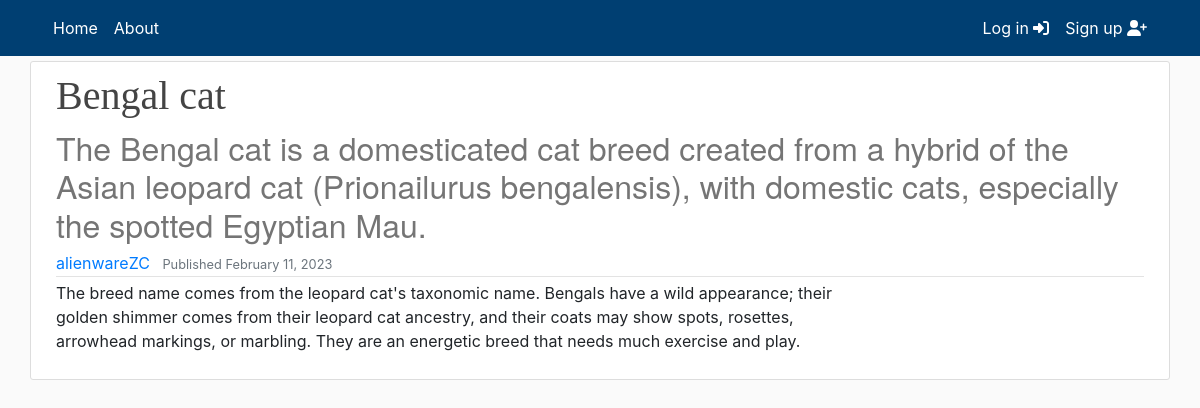
The app's page /cats/bengal-cat with its own data.
### main/models.py (models this page shows, shortened)
class Article(models.Model):
    def image_upload_to(self, instance=None):
        if instance:
            return os.path.join('ArticleSeries', slugify(self.series.slug),
                                slugify(self.article_slug), instance)
        return None
    title = models.CharField(max_length=200)
    subtitle = models.CharField(max_length=200, default="", blank=True)
    article_slug = models.SlugField("Article slug",
                                    null=False,
                                    blank=False,
                                    unique=True)
    content = HTMLField(blank=True, default="")
    notes = HTMLField(blank=True, default="")
    published = models.DateTimeField("Date published", default=timezone.now)
    modified = models.DateTimeField("Date modified", default=timezone.now)
    series = models.ForeignKey(ArticleSeries,
                               default="",
                               verbose_name="Series",
                               on_delete=models.SET_DEFAULT)
    author = models.ForeignKey(get_user_model(),
                               default=1,
                               on_delete=models.SET_DEFAULT)
    image = models.ImageField(default='default/no_image.jpg',
                              upload_to=image_upload_to,
                              max_length=255)
    @property
    def slug(self):
        return self.series.slug + "/" + self.article_slug
    class Meta:
        verbose_name_plural = "Article"
        ordering = ['title', '-published']

### users/models.py (models this page shows)
class CustomUser(AbstractUser):
    def image_upload_to(self, instance=None):
        if instance:
            return os.path.join('Users', self.username, instance)
        return None
    STATUS = (('regular', 'regular'), ('subscriber', 'subscriber'),
              ('moderator', 'moderator'))
    email = models.EmailField(unique=True)
    status = models.CharField(max_length=100, choices=STATUS, default='regular')
    description = models.TextField('Description',
                                   max_length=600,
                                   default='',
                                   blank=True)
    image = models.ImageField(default='default/user.jpg',
                              upload_to=image_upload_to)
    def __str__(self):
        return self.username

### main/views.py (the view)
# urls.py: path("<series>/<article>", views.article, name="article"),
def article(request, series: str, article: str):
    matching_article = Article.objects.filter(series__slug=series,
                                              article_slug=article).first()
    return render(request=request,
                  template_name='main/article.html',
                  context={"object": matching_article})

### main/templates/main/article.html (shortened to what this page needs)
{% extends "main/header.html" %}
{% block content %}
<div class="row media content-section mobiledevice">
    <div class="col-lg-12 col-md-12 col-sm-12">
        <div class="d-flex">
            <div>
                <h1 class="title-style">{{ object.title }}</h1>
                <h2 class="subtitle-style">{{ object.subtitle }}</h2>
            </div>
        </div>
        <div class="d-flex article-metadata">
            <div>
                <a class='mr-2' href="{% url 'profile' object.author %}">{{ object.author }}</a>
                <small class="text-muted">Published {{ object.published|date:"F d, Y" }}</small>
            </div>
        </div>
    </div>
    <div class="col-lg-9 col-md-12 col-sm-12" id="content">
        <div class="article-style">
            {{ object.content|safe }}
        </div>
    </div>
{% endblock content %}

### main/static/main/main.css (style rules this page uses)
:root { --footercolor: #003F72; --navbarcolor: #003F72; --btncolor: #003F72; --socialcolor: #003F72; --brightText: #ffffff; }
body { background: #fafafa; }
h1, h2, h3, h4, h5, h6 { color: #444444; }
.content-section { background: #ffffff; padding: 10px 20px; border: 1px solid #dddddd; border-radius: 3px; margin-bottom: 20px; }
.article-metadata { padding-bottom: 1px; margin-bottom: 4px; border-bottom: 1px solid #e3e3e3 }
@media screen and (min-width: 600px) { .mobiledevice { padding-left: 10px; padding-right: 10px; } }
.title-style { font-family: fell, Georgia, Cambria, 'Times New Roman', Times, serif !important; }
.subtitle-style { font-family: sohne, 'Helvetica Neue', Helvetica, Arial, sans-serif !important; color: rgba(117, 117, 117, 1) !important; }

### records on screen
Article: title "Bengal cat", subtitle "The Bengal cat is a domesticated cat breed created from a hybrid of the Asian leopard cat (Prionailurus bengalensis), with domestic cats, especially the spotted Egyptian Mau.", author "alienwareZC", published "February 11, 2023", content "The breed name comes from the leopard cat's taxonomic name. Bengals have a wild appearance; their golden shimmer comes from their leopard cat ancestry, and their coats may show spots, rosettes, arrowhead markings, or marbling. They are an energetic breed that needs much exercise and play."
